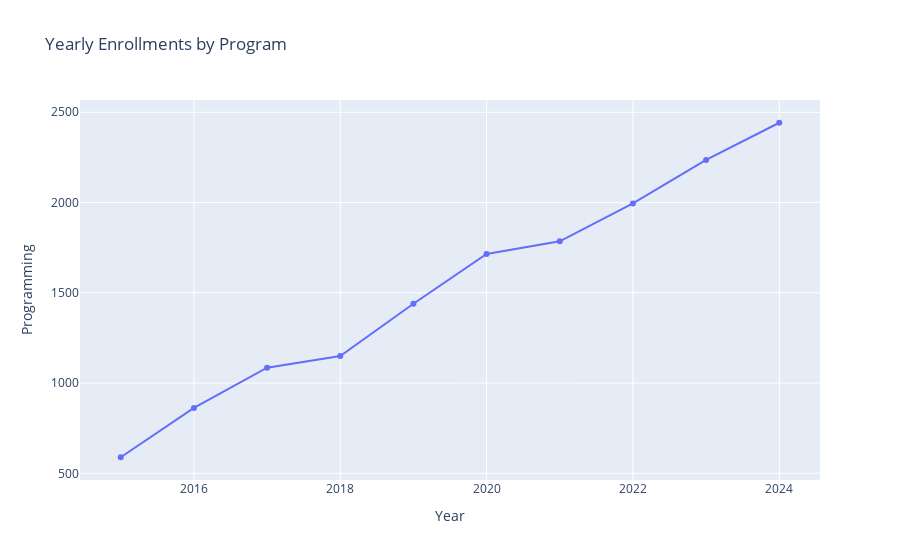

Notebook cell for this chart:
### Markdown cell above
## Line Plot

### Code cell
enrollment_data = pd.read_csv('enrollment_data.csv')

fig = px.line(enrollment_data, x='Year', y='Programming', title='Yearly Enrollments by Program', markers=True)
fig.show()

fig.write_html('enrollment_trends.html')        # saves the plot as an HTML file

### Figure 1 — Plotly figure (JSON) as saved in the notebook; plotly's stock layout.template omitted (floating-point values rounded to 4 significant figures)
{"data": [{"hovertemplate": "Year=%{x}<br>Programming=%{y}<extra></extra>", "legendgroup": "", "line": {"color": "#636efa", "dash": "solid"}, "marker": {"symbol": "circle"}, "mode": "lines+markers", "name": "", "orientation": "v", "showlegend": false, "type": "scatter", "x": [2015, 2016, 2017, 2018, 2019, 2020, 2021, 2022, 2023, 2024], "xaxis": "x", "y": [589, 862, 1085, 1150, 1439, 1715, 1785, 1995, 2236, 2442], "yaxis": "y"}], "layout": {"legend": {"tracegroupgap": 0}, "title": {"text": "Yearly Enrollments by Program"}, "xaxis": {"anchor": "y", "domain": [0, 1], "title": {"text": "Year"}}, "yaxis": {"anchor": "x", "domain": [0, 1], "title": {"text": "Programming"}}}}
